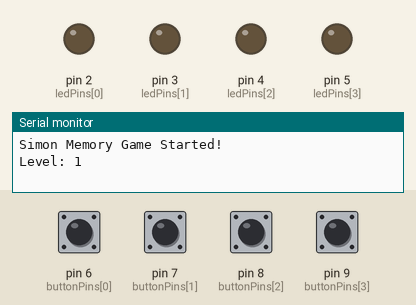
Bench run of a sketch on a simulated Arduino Nano, built with avr-gcc and run on an emulated ATmega328P. Shown: output pins drawn as LEDs (lit = HIGH), the last lines printed to the serial monitor. Dashed ring = blinking. The inputs (shaded band) are chosen by the test bench; at power-on: pin 6 (buttonPins[0]), pin 7 (buttonPins[1]), pin 8 (buttonPins[2]), pin 9 (buttonPins[3]) HIGH. Random numbers use the default seed unless the sketch sets one.

Above: at 2.2 s.
2.3 s: pin 7 (buttonPins[1]) pulled LOW for 0.15 s
At 2.7 s:
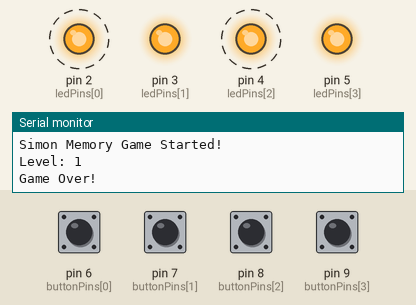
5.3 s: pin 8 (buttonPins[2]) pulled LOW for 1 s
At 8.2 s:
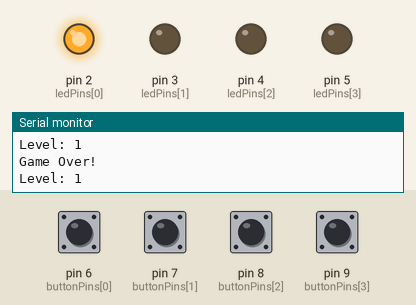
8.3 s: pin 6 (buttonPins[0]) pulled LOW for 1 s
At 11.45 s:
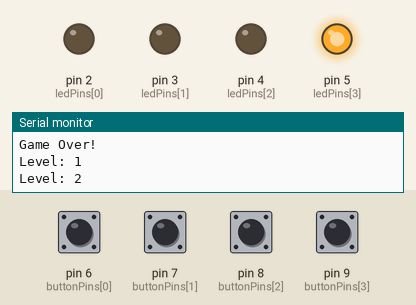
12.3 s: pin 7 (buttonPins[1]) pulled LOW for 1 s
At 12.45 s:
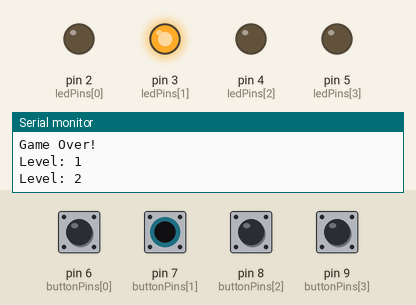
Timing chart, 0 to 16.4 s (numbered marks = the images above; inputs shaded):
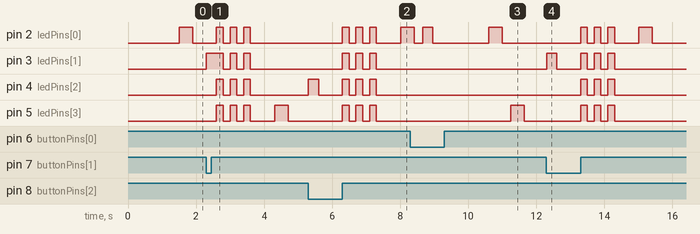

The sketch:

light_memory_game.ino
```cpp
// Simon Memory Game - Continue pattern each round
// Arduino Nano + 4 LEDs + 4 Buttons (with internal pull-ups)

#define NUM_LEDS 4
int ledPins[NUM_LEDS] = {2, 3, 4, 5};
int buttonPins[NUM_LEDS] = {6, 7, 8, 9};

int sequence[100];    // store pattern
int level = 1;        // current level
bool gameOverFlag = false;

void setup() {
  Serial.begin(9600);

  for (int i = 0; i < NUM_LEDS; i++) {
    pinMode(ledPins[i], OUTPUT);
    pinMode(buttonPins[i], INPUT_PULLUP); // using internal pull-up
  }

  randomSeed(analogRead(A0)); // seed random number
  Serial.println("Simon Memory Game Started!");
  delay(1000);
}

void loop() {
  if (level == 1) {  // new game start
    for (int i = 0; i < 100; i++) sequence[i] = random(NUM_LEDS);
  }

  // Show sequence up to current level
  showSequence(level);

  // Wait for user input
  for (int i = 0; i < level; i++) {
    int pressed = waitForButtonPress();
    if (pressed != sequence[i]) {
      gameOver();
      return; // restart
    }
  }

  // Level complete!
  level++;
  if (level > 50) level = 1; // safety cap
  delay(800);
}

void showSequence(int upto) {
  Serial.print("Level: ");
  Serial.println(upto);
  delay(500);
  for (int i = 0; i < upto; i++) {
    int led = sequence[i];
    digitalWrite(ledPins[led], HIGH);
    delay(400);
    digitalWrite(ledPins[led], LOW);
    delay(250);
  }
}

int waitForButtonPress() {
  while (true) {
    for (int i = 0; i < NUM_LEDS; i++) {
      if (digitalRead(buttonPins[i]) == LOW) {  // LOW = pressed
        digitalWrite(ledPins[i], HIGH);
        delay(300);
        digitalWrite(ledPins[i], LOW);
        while (digitalRead(buttonPins[i]) == LOW); // wait for release
        return i;
      }
    }
  }
}

void gameOver() {
  Serial.println("Game Over!");
  for (int i = 0; i < 3; i++) {
    for (int j = 0; j < NUM_LEDS; j++) digitalWrite(ledPins[j], HIGH);
    delay(200);
    for (int j = 0; j < NUM_LEDS; j++) digitalWrite(ledPins[j], LOW);
    delay(200);
  }
  level = 1; // restart game
}
```

Measured:
- after the input at 2.3 s, pin 2 (ledPins[0]): alternates HIGH for 0.20 s and LOW for 0.20 s, 6 changes in all, then stays LOW, starting after 0.30 s; pin 3 (ledPins[1]): LOW → HIGH at once, then repeats every 0.40 s: LOW 0.20 s, HIGH 0.20 s, until it stays LOW from 3.6 s
- after the input at 5.3 s, pin 2 (ledPins[0]): LOW → HIGH after 1.0 s, then repeats every 0.40 s: LOW 0.20 s, HIGH 0.20 s; pin 3 (ledPins[1]): alternates HIGH for 0.20 s and LOW for 0.20 s, 6 changes in all, then stays LOW, starting after 1.0 s
- after the input at 8.3 s, pin 5 (ledPins[3]): LOW → HIGH after 3.0 s, → LOW 0.40 s later
- after the input at 12.3 s, pin 2 (ledPins[0]): LOW → HIGH after 1.0 s, → LOW 0.20 s later, → HIGH 0.20 s later, → LOW 0.20 s later, … (8 changes in this stretch); pin 3 (ledPins[1]): LOW → HIGH at once, → LOW 0.30 s later, → HIGH 0.70 s later, → LOW 0.20 s later, … (8 changes in this stretch)
